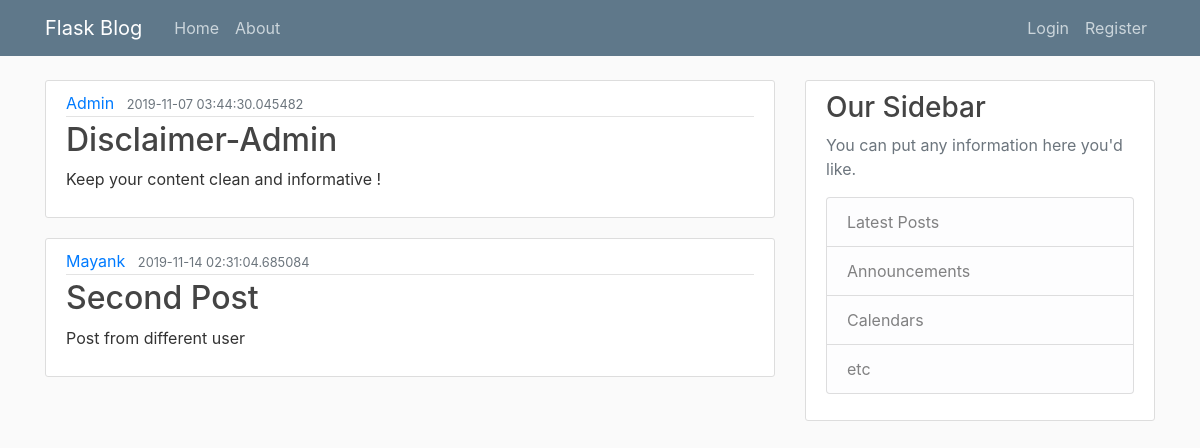
The page /home on the database its author committed.
### flaskblog/models.py (models this page shows, shortened)
class Post(db.Model):
    id = db.Column(db.Integer, primary_key=True)
    title = db.Column(db.String(100), nullable=False)
    date_posted = db.Column(db.DateTime, nullable=False, default=datetime.utcnow)
    content = db.Column(db.Text, nullable=False)
    user_id = db.Column(db.Integer, db.ForeignKey('user.id'), nullable=False)

class User(db.Model, UserMixin):
    id = db.Column(db.Integer, primary_key=True)
    username = db.Column(db.String(20), unique=True, nullable=False)
    email = db.Column(db.String(200), unique=True, nullable=False)
    image_file = db.Column(db.String(20), nullable=False, default='default.jpg')
    password = db.Column(db.String(60), nullable=False)
    posts = db.relationship('Post', backref='author', lazy=True)

### flaskblog/routes.py (the view)
@app.route("/")
@app.route("/home")
def home():
    posts = Post.query.all()
    return render_template('home.html', posts=posts)

### flaskblog/templates/home.html
{% extends 'layout.html' %}
{% block content%}
    {% for post in posts %}
        <article class="media content-section">
          <div class="media-body">
            <div class="article-metadata">
              <a class="mr-2" href="#">{{ post.author.username }}</a>
              <small class="text-muted">{{ post.date_posted }}</small>
            </div>
            <h2><a class="article-title" href="{{ url_for('post', post_id=post.id) }}">{{ post.title }}</a></h2>
            <p class="article-content">{{ post.content }}</p>
          </div>
        </article>
    {% endfor %}
{% endblock content %}

### flaskblog/templates/layout.html (shortened to what this page needs)
<!Doctype html>
<html>
<head>
    <link rel="stylesheet" href="https://stackpath.bootstrapcdn.com/bootstrap/4.3.1/css/bootstrap.min.css">
    <link rel="stylesheet" type="text/css" href="{{ url_for('static', filename = 'main.css')}}">
</head>
<body>
    <header class="site-header">
      <nav class="navbar navbar-expand-md navbar-dark bg-steel fixed-top">
        <div class="container">
          <a class="navbar-brand mr-4" href="/">Flask Blog</a>
          <div class="collapse navbar-collapse" id="navbarToggle">
            <div class="navbar-nav mr-auto">
              <a class="nav-item nav-link" href="/">Home</a>
              <a class="nav-item nav-link" href="/about">About</a>
            </div>
            <div class="navbar-nav">
                {% if current_user.is_authenticated %}
                    <a class="nav-item nav-link" href="/post">New Post</a>
                    <a class="nav-item nav-link" href="/account">Account</a>
                    <a class="nav-item nav-link" href="/logout">Logout</a>
                {% else %}
                    <a class="nav-item nav-link" href="/login">Login</a>
                    <a class="nav-item nav-link" href="/register">Register</a>
                {% endif %}
            </div>
          </div>
        </div>
      </nav>
</header>
    <main role="main" class="container">
  <div class="row">
    <div class="col-md-8">
        {% block content %}{% endblock %}
    </div>
    <div class="col-md-4">
      <div class="content-section">
        <h3>Our Sidebar</h3>
        <p class='text-muted'>You can put any information here you'd like.
          <ul class="list-group">
            <li class="list-group-item list-group-item-light">Latest Posts</li>
            <li class="list-group-item list-group-item-light">Announcements</li>
            <li class="list-group-item list-group-item-light">Calendars</li>
            <li class="list-group-item list-group-item-light">etc</li>
          </ul>
        </p>
      </div>
    </div>
  </div>
</main>
</body>
</html>

### flaskblog/static/main.css (style rules this page uses)
body { background: #fafafa; color: #333333; margin-top: 5rem; }
h1, h2, h3, h4, h5, h6 { color: #444444; }
.bg-steel { background-color: #5f788a; }
.site-header .navbar-nav .nav-link { color: #cbd5db; }
.content-section { background: #ffffff; padding: 10px 20px; border: 1px solid #dddddd; border-radius: 3px; margin-bottom: 20px; }
.article-title { color: #444444; }
.article-content { white-space: pre-line; }
.article-metadata { padding-bottom: 1px; margin-bottom: 4px; border-bottom: 1px solid #e3e3e3 }

### rows shown on the page
Post: author.username "Admin", date_posted "2019-11-07 03:44:30.045482", title "Disclaimer-Admin", content "Keep your content clean and informative !"
Post: author.username "Mayank", date_posted "2019-11-14 02:31:04.685084", title "Second Post", content "Post from different user"
